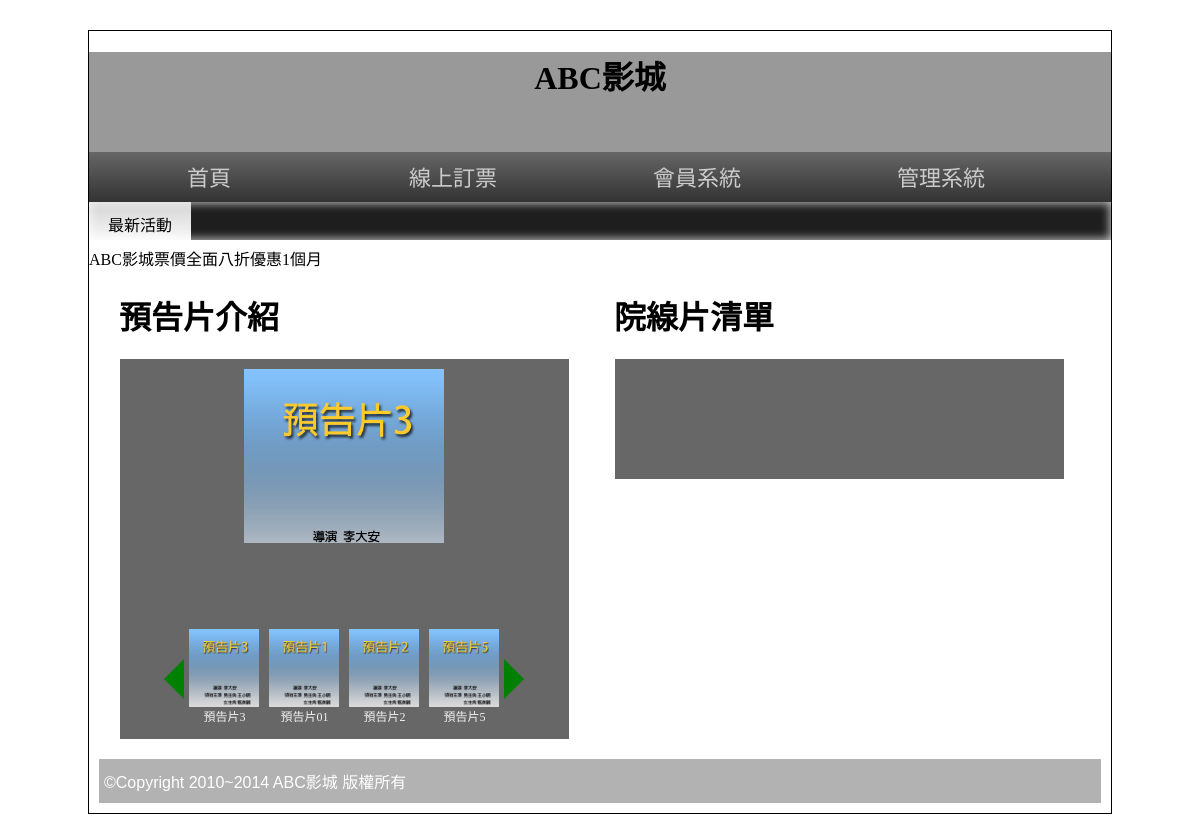
Before: / with the older database file.
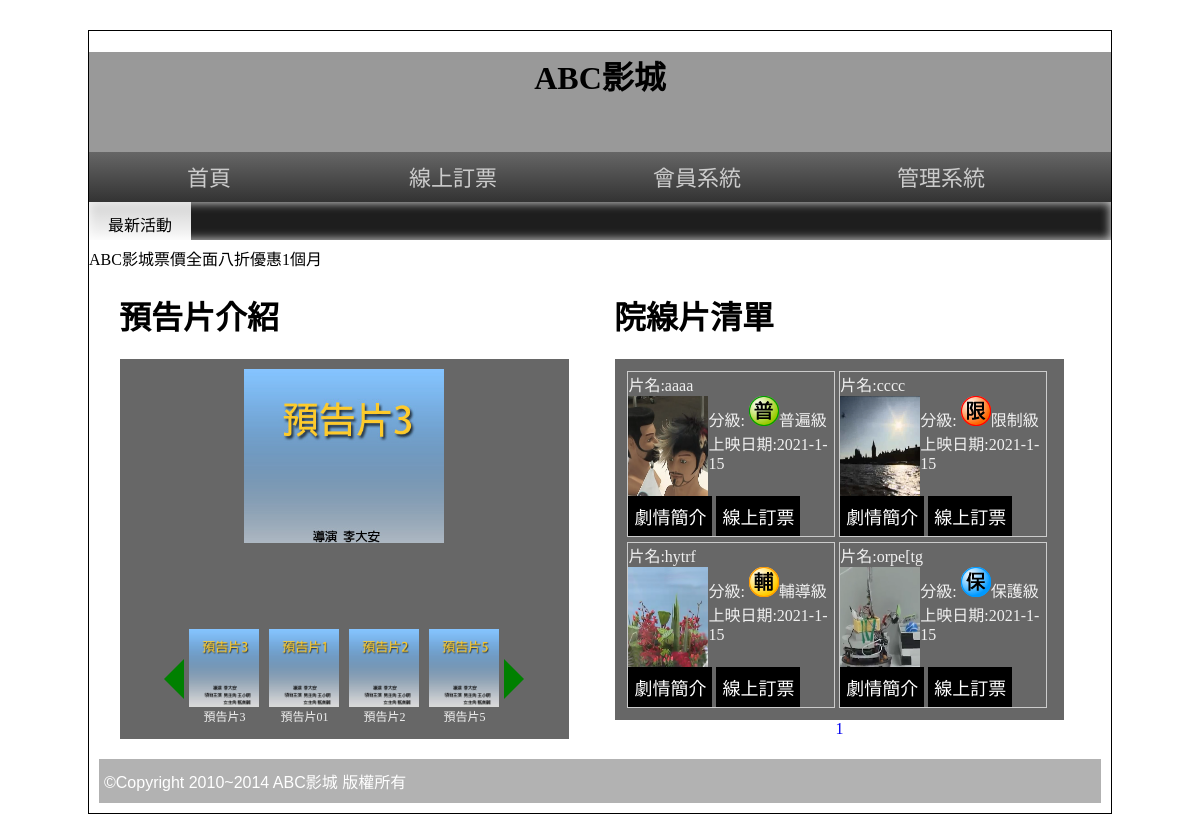
After: the same page with the newer database file.
### tables this page shows
CREATE TABLE `poster` (
  `id` int(11) UNSIGNED NOT NULL,
  `name` text NOT NULL,
  `img` text NOT NULL,
  `sh` tinyint(1) NOT NULL,
  `rank` int(11) UNSIGNED NOT NULL,
  `ani` int(5) UNSIGNED NOT NULL
);

CREATE TABLE `movie` (
  `id` int(11) UNSIGNED NOT NULL,
  `name` text NOT NULL,
  `level` text NOT NULL,
  `length` int(3) UNSIGNED NOT NULL,
  `year` int(4) UNSIGNED NOT NULL,
  `month` tinyint(2) UNSIGNED NOT NULL,
  `day` tinyint(2) UNSIGNED NOT NULL,
  `ondate` date NOT NULL,
  `publish` text NOT NULL,
  `director` text NOT NULL,
  `trailer` text NOT NULL,
  `poster` text NOT NULL,
  `intro` text NOT NULL,
  `sh` tinyint(1) UNSIGNED NOT NULL,
  `rank` int(11) UNSIGNED NOT NULL
);

### base.php (called while the page is built, shortened)
<?php
$Poster=new DB('poster');
$Movie=new DB('movie');
class DB{
    protected $dsn="mysql:host=localhost;dbname=db11;charset=utf8";
    protected $table="";
    protected $pdo="";
    function __construct($table){
        $this->table=$table;
        $this->pdo=new PDO($this->dsn,"root","");
    }
    function all(...$arg){
        $sql="select * from $this->table ";
        if(isset($arg[0])){
            if(is_array($arg[0])){
                foreach($arg[0] as $key => $value){
                    $tmp[]=sprintf("`%s`='%s'",$key,$value);
                }
                $sql .= " where " . implode(" && ",$tmp);
            }else{
                $sql .= $arg[0];
            }
        }
        if(isset($arg[1])){
            $sql .= $arg[1];
        }
        return $this->pdo->query($sql)->fetchAll();
    }
    function count(...$arg){
        $sql="select count(*) from $this->table ";
        if(isset($arg[0])){
            if(is_array($arg[0])){
                foreach($arg[0] as $key => $value){
                    $tmp[]=sprintf("`%s`='%s'",$key,$value);
                }
                $sql .= " where " . implode(" && ",$tmp);
            }else{
                $sql .= $arg[0];
            }
        }
        if(isset($arg[1])){
            $sql .= $arg[1];
        }
        return $this->pdo->query($sql)->fetchColumn();
    }
}
?>

### front/main.php (the view, shortened to what this page needs)
<div class="half" style="vertical-align:top;">
      <h1>預告片介紹</h1>
      <div class="rb tab" style="width:95%;">
      <div class="posters">
      <?php
        $posters=$Poster->all(['sh'=>1]," order by rank");
        foreach($posters as $key => $poster){
          echo "<div class='po' id='p{$key}' data-ani='{$poster['ani']}'>";
          echo "<img src='img/{$poster['img']}'>";
          echo "</div>";
        }
      ?>
      </div>
      <div class="buttons">
      <div class="arrow left"></div>
      <div class="list">
      <?php
        foreach($posters as $key => $poster){
          echo "<div class='btn' id='b{$key}' data-ani='{$poster['ani']}'>";
          echo "<img src='img/{$poster['img']}'>";
          echo "<span style='display:block'>{$poster['name']}</span>";
          echo "</div>";
        }
      ?>
    </div>
      <div class="arrow right"></div></div>
      </div>
    </div>
    <div class="half">
      <h1>院線片清單</h1>
      <div class="rb tab" style="width:95%;display:flex;flex-wrap:wrap">
      <?php
      $today=date("Y-m-d");
      $startDate=date("Y-m-d",strtotime("-2 days",strtotime($today)));
      $total=$Movie->count(['sh'=>1]," && `ondate` between '$startDate' and '$today'");
      $div=4;
      $pages=ceil($total/$div);
      $now=$_GET['p']??1;
      $start=($now-1)*$div;
      $movies=$Movie->all(['sh'=>1]," && `ondate` between '$startDate' and '$today' order by rank limit $start,$div");
          foreach($movies as $movie){
              ?>
              <div style="width:48%;border:1px solid #ccc;margin:0.5%">
                <div>片名:<?=$movie['name'];?></div>
                <div style="display:flex">
                 <a href="javascript:location.href='index.php?do=intro&id=<?=$movie['id'];?>'"><img src="img/<?=$movie['poster'];?>" style="width:80px;height:100px"></a>
                  <div>分級:
                    <img src="icon/<?=$movie['level'];?>.png" alt=""><?=$movie['level'];?><br>
                    上映日期:<?=$movie['year']."-".$movie['month']."-".$movie['day'];?>
                  </div>
                </div>
                <div>
                  <button onclick="javascript:location.href='index.php?do=intro&id=<?=$movie['id'];?>'">劇情簡介</button>
                  <button onclick="javascript:location.href='index.php?do=order&id=<?=$movie['id'];?>'">線上訂票</button>
                </div>
              </div>
              <?php
            }
      ?>
    </div>
        <div class="ct">
        <?php
         for($i=1;$i<=$pages;$i++){
           echo " <a href='?p=$i'> $i </a> ";
         }
        ?>
         </div>

Changed rows visible on the page:
added movie: name "aaaa", poster (picture), shows a picture, level "普遍級", year "2021", month "1", day "15"
added movie: name "cccc", poster (picture), shows a picture, level "限制級", year "2021", month "1", day "15"
added movie: name "hytrf", poster (picture), shows a picture, level "輔導級", year "2021", month "1", day "15"
added movie: name "orpe[tg", poster (picture), shows a picture, level "保護級", year "2021", month "1", day "15"
Other visible differences:
new list line: "1"
